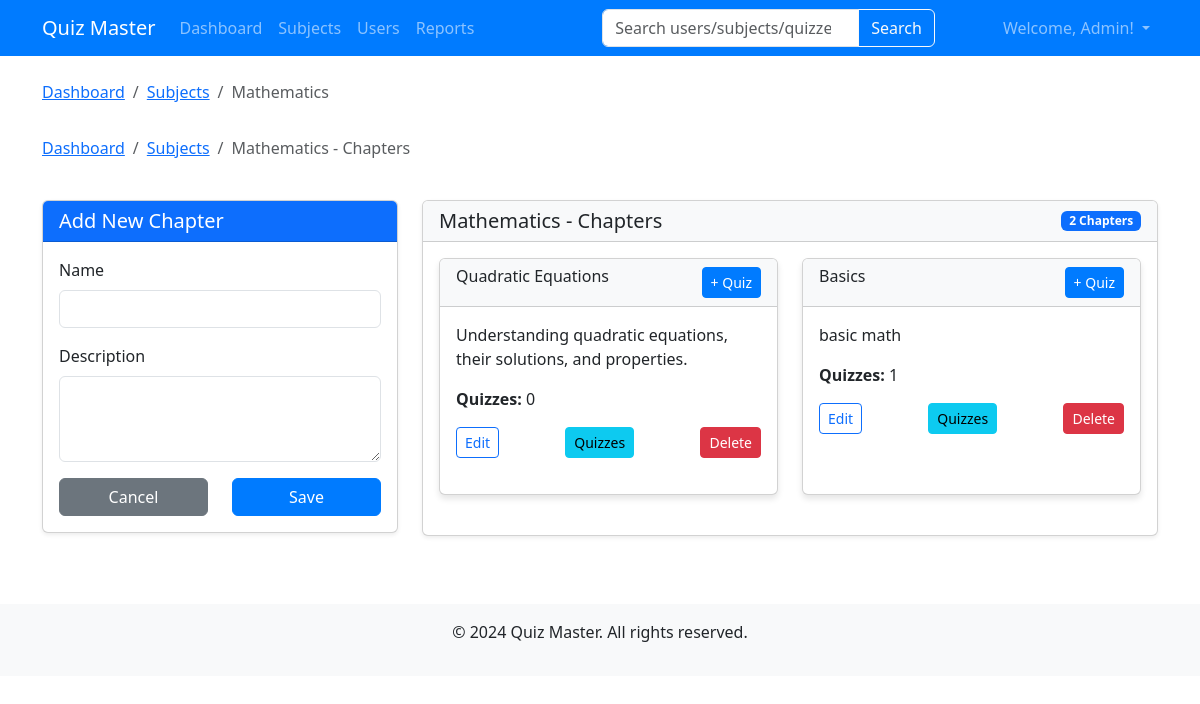
Screenshot of /admin/subjects/1/chapters (signed in) with the database file from the repository.
### models.py (models this page shows, shortened)
class User(db.Model,UserMixin):
    id = db.Column(db.Integer, primary_key=True)
    email = db.Column(db.String(120), unique=True, nullable=False)
    password = db.Column(db.String(200), nullable=False)
    full_name = db.Column(db.String(100), nullable=False)
    qualification = db.Column(db.String(100), nullable=True)
    dob = db.Column(db.String(20), nullable=True)
    is_admin = db.Column(db.Boolean, default=False)
    scores = db.relationship('Score', backref='user', lazy=True, cascade="all, delete-orphan")

class Subject(db.Model):
    id = db.Column(db.Integer, primary_key=True)
    name = db.Column(db.String(100), nullable=False)
    description = db.Column(db.Text, nullable=True)
    chapters = db.relationship('Chapter', backref='subject', lazy=True, cascade="all, delete-orphan")

class Chapter(db.Model):
    id = db.Column(db.Integer, primary_key=True)
    name = db.Column(db.String(100), nullable=False)
    description = db.Column(db.Text, nullable=True)
    subject_id = db.Column(db.Integer, db.ForeignKey('subject.id'), nullable=False)
    quizzes = db.relationship('Quiz', backref='chapter', lazy=True, cascade="all, delete-orphan")

### routes/admin.py (the view)
@admin.route('/subjects/<int:subject_id>/chapters')
@login_required
def chapters(subject_id):
    subject = Subject.query.get_or_404(subject_id)
    chapters = Chapter.query.filter_by(subject_id=subject_id).all()
    return render_template('admin/chapters.html', subject=subject, chapters=chapters)

### app.py (called while the page is built)
@login_manager.user_loader
def load_user(user_id):
    return User.query.get(int(user_id))

### routes/admin.py (called while the page is built)
@admin.before_request
def check_admin():
    if not current_user.is_authenticated or not current_user.is_admin:
        flash('You must be an admin to access this page.')
        return redirect(url_for('auth.login'))

### templates/admin/chapters.html (shortened to what this page needs)
{% extends 'base.html' %}
{% block content %}
<div class="row mb-3">
    <div class="col-12">
        <nav aria-label="breadcrumb">
            <ol class="breadcrumb">
                <li class="breadcrumb-item"><a href="{{ url_for('admin.dashboard') }}">Dashboard</a></li>
                <li class="breadcrumb-item"><a href="{{ url_for('admin.subjects') }}">Subjects</a></li>
                <li class="breadcrumb-item active" aria-current="page">{{ subject.name }}</li>
            </ol>
        </nav>
    </div>
</div>
<div class="row mb-4">
    <div class="col-12">
        <nav aria-label="breadcrumb">
            <ol class="breadcrumb">
                <li class="breadcrumb-item"><a href="{{ url_for('admin.dashboard') }}">Dashboard</a></li>
                <li class="breadcrumb-item"><a href="{{ url_for('admin.subjects') }}">Subjects</a></li>
                <li class="breadcrumb-item active" aria-current="page">{{ subject.name }} - Chapters</li>
            </ol>
        </nav>
    </div>
</div>
<div class="row">
    <div class="col-md-4">
        <div class="card shadow-sm">
            <div class="card-header bg-primary text-white">
                <h5 class="mb-0">Add New Chapter</h5>
            </div>
            <div class="card-body">
                <form method="POST" action="{{ url_for('admin.add_chapter', subject_id=subject.id) }}">
                    <div class="mb-3">
                        <label for="name" class="form-label">Name</label>
                        <input type="text" class="form-control" id="name" name="name" required>
                    </div>
                    <div class="mb-3">
                        <label for="description" class="form-label">Description</label>
                        <textarea class="form-control" id="description" name="description" rows="3"></textarea>
                    </div>
                    <div class="row">
                        <div class="col-6">
                            <a href="{{ url_for('admin.subjects') }}" class="btn btn-secondary w-100">Cancel</a>
                        </div>
                        <div class="col-6">
                            <button type="submit" class="btn btn-primary w-100">Save</button>
                        </div>
                    </div>
                </form>
            </div>
        </div>
    </div>
    <div class="col-md-8">
        <div class="card shadow-sm">
            <div class="card-header bg-light d-flex justify-content-between align-items-center">
                <h5 class="mb-0">{{ subject.name }} - Chapters</h5>
                <span class="badge bg-primary">{{ chapters|length }} Chapters</span>
            </div>
            <div class="card-body">
                {% if chapters %}
                <div class="row">
                    {% for chapter in chapters %}
                    <div class="col-md-6 mb-4">
                        <div class="card h-100">
                            <div class="card-header bg-light d-flex justify-content-between">
                                <h6 class="card-title">{{ chapter.name }}</h6>
                                <a href="{{ url_for('admin.quizzes', chapter_id=chapter.id) }}" class="btn btn-sm btn-primary">+ Quiz</a>
                            </div>
                            <div class="card-body">
                                <p>{{ chapter.description|truncate(100) }}</p>
                                <p><strong>Quizzes:</strong> {{ chapter.quizzes|length }}</p>
                                <div class="d-flex justify-content-between mt-2">
                                    <a href="{{ url_for('admin.edit_chapter', id=chapter.id) }}" class="btn btn-sm btn-outline-primary">Edit</a>
                                    <a href="{{ url_for('admin.quizzes', chapter_id=chapter.id) }}" class="btn btn-sm btn-info">Quizzes</a>
                                    <a href="{{ url_for('admin.delete_chapter', id=chapter.id) }}" class="btn btn-sm btn-danger" onclick="return confirm('Are you sure you want to delete this chapter?')">Delete</a>
                                </div>
                            </div>
                        </div>
                    </div>
                    {% endfor %}
                </div>
                {% else %}
                <div class="alert alert-info">
                    <p class="mb-0">No chapters available for this subject yet. Use the form to add your first chapter.</p>
                </div>
                {% endif %}
            </div>
        </div>
    </div>
</div>
{% endblock %}

### templates/base.html (shortened to what this page needs)
<!DOCTYPE html>
<html lang="en">
<head>
    <link href="https://cdn.jsdelivr.net/npm/bootstrap@5.3.0-alpha1/dist/css/bootstrap.min.css" rel="stylesheet">
    <link rel="stylesheet" href="{{ url_for('static', filename='css/style.css') }}">
</head>
<body>
    <nav class="navbar navbar-expand-lg navbar-dark bg-primary">
        <div class="container">
            <a class="navbar-brand" href="/">Quiz Master</a>
            <div class="collapse navbar-collapse" id="navbarNav">
                <ul class="navbar-nav me-auto">
                    {% if current_user.is_authenticated %}
                        {% if current_user.is_admin %}
                            <li class="nav-item">
                                <a class="nav-link" href="{{ url_for('admin.dashboard') }}">Dashboard</a>
                            </li>
                            <li class="nav-item">
                                <a class="nav-link" href="{{ url_for('admin.subjects') }}">Subjects</a>
                            </li>
                            <li class="nav-item">
                                <a class="nav-link" href="{{ url_for('admin.users') }}">Users</a>
                            </li>
                            <li class="nav-item">
                                <a class="nav-link" href="{{ url_for('admin.reports') }}">Reports</a>
                            </li>
                        {% endif %}
                    {% endif %}
                </ul>
                {% if current_user.is_authenticated %}
                <form class="d-flex mx-auto" method="GET" action="{% if current_user.is_admin %}{{ url_for('admin.search') }}{% else %}{{ url_for('user.search') }}{% endif %}">
                    <div class="input-group">
                        <input class="form-control" type="search" name="query" placeholder="{% if current_user.is_admin %}Search users/subjects/quizzes{% else %}Search subjects/quizzes{% endif %}" aria-label="Search">
                        <button class="btn btn-outline-light" type="submit">Search</button>
                    </div>
                </form>
                {% endif %}
                <ul class="navbar-nav">
                    {% if current_user.is_authenticated %}
                        <li class="nav-item dropdown">
                            <a class="nav-link dropdown-toggle" href="#" id="navbarDropdown" role="button" data-bs-toggle="dropdown" aria-expanded="false">
                                Welcome, {{ current_user.full_name }}!
                            </a>
                        </li>
                    {% endif %}
                </ul>
            </div>
        </div>
    </nav>
    <div class="container mt-4">
        {% block content %}{% endblock %}
    </div>
    <footer class="mt-5 py-3 bg-light text-center">
        <div class="container">
            <p>&copy; 2024 Quiz Master. All rights reserved.</p>
        </div>
    </footer>
</body>
</html>

### static/css/style.css (style rules this page uses)
.navbar { background-color: #007bff !important; }
.form-label { font-weight: 500; }
.card { box-shadow: 0 4px 6px rgba(0,0,0,0.1); margin-bottom: 20px; }
.card-header { font-weight: 500; }
footer { margin-top: 30px; padding: 20px 0; background-color: #f8f9fa; }
.btn-primary { background-color: #007bff; border-color: #007bff; }

### rows the page displays
User: full_name "Admin"
Subject: name "Mathematics"
Chapter: name "Quadratic Equations", description "Understanding quadratic equations, their solutions, and properties.", quizzes|length "0"
Chapter: name "Basics", description "basic math", quizzes|length "1"

### other values shown
{{ chapters|length }} "2"
